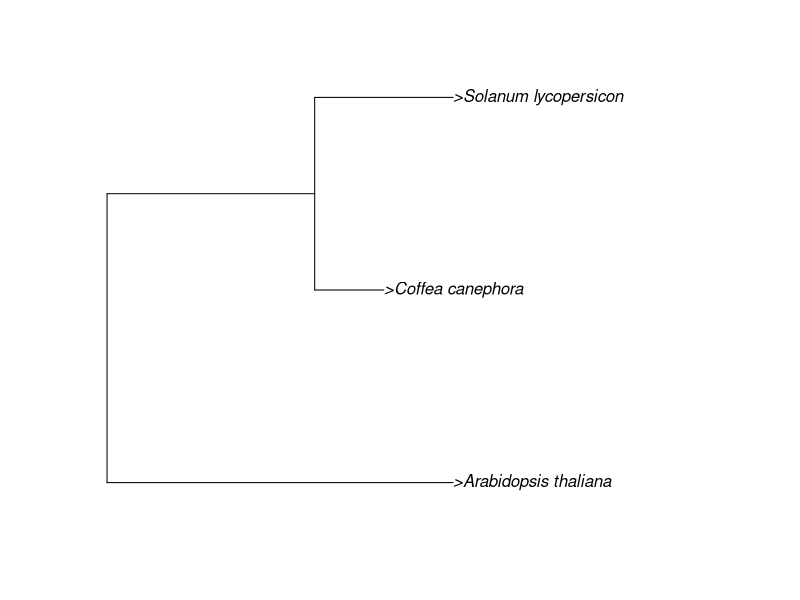
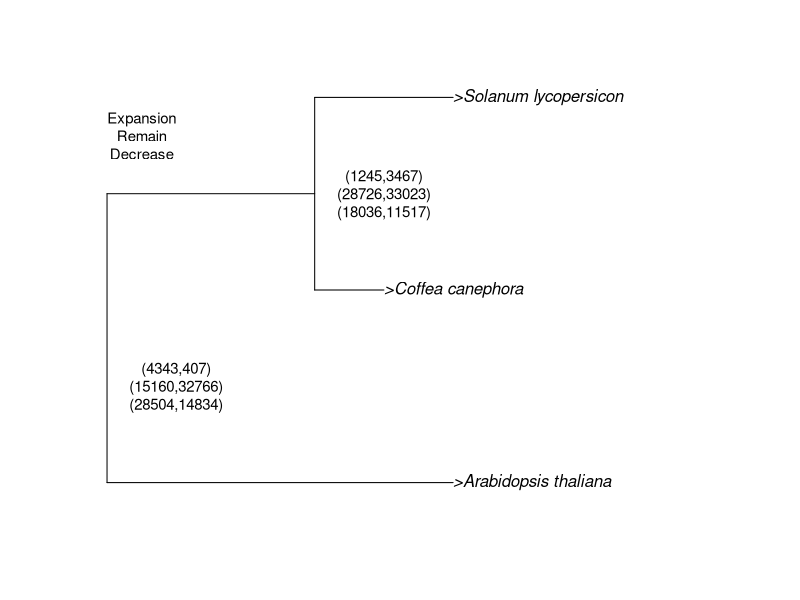
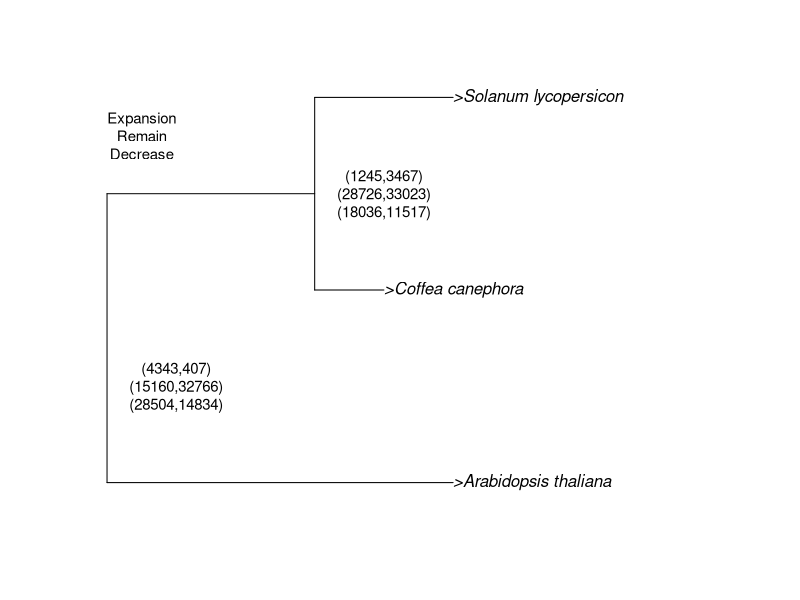
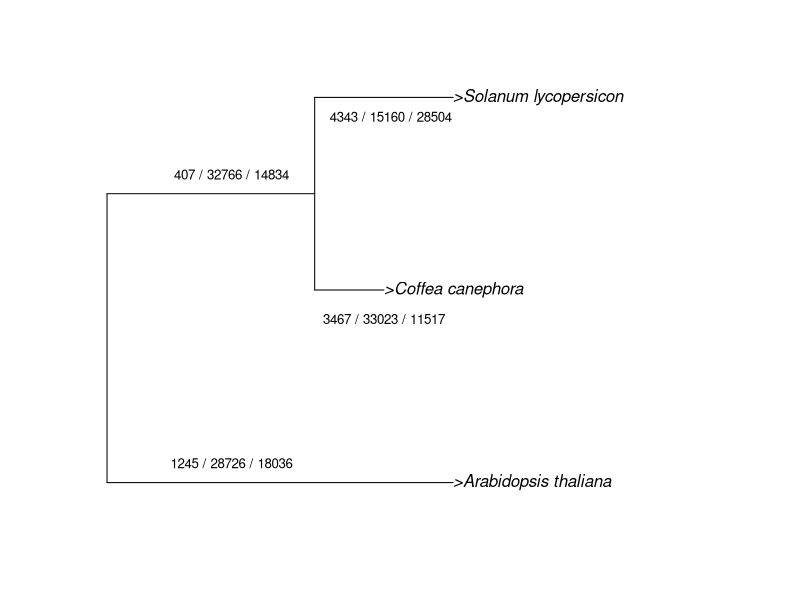

The R script that drew these images, in order:
setwd('/media/drozdovapb/big/Studies/bioinformaticsinstitute/bioinfo-lab-14/bi2014-coffea-canephora/Gene_clusters/')

library(ape)
library(phangorn)
?tree
plot


###
install.packages('ade4')
library(ade4)

tr <- read.tree(text="(>Arabidopsis_thaliana:5,(>Coffea_canephora:1,>Solanum_lycopersicon:2):3);")
plot(tr)

#CAFE results

## IDs of nodes:(>AT<0>,(>Cc<2>,>So<4>)<3>)<1>
# Output format for: ' Average Expansion', 'Expansions', 'No Change', 'Contractions', 
#and 'Branch-specific P-values' = (node ID, node ID): (0,3) (2,4) 
# Output format for 'Branch cutting P-values' and 'Likelihood Ratio Test': (0, 1, 2, 3, 4)
#Average Expansion:    (-0.449018,-0.311996)	(-0.341409,-0.150791)
#Expansion :	(4343,407)	(1245,3467)
#Remain :	(15160,32766)	(28726,33023)
#Decrease:	(28504,14834)	(18036,11517)

?text
png('tree.png', width=480, height=320)
plot(tr)
text(x=1, y=1.5, labels="(4343,407)\n(15160,32766)\n(28504,14834)", cex=.9)
text(x=4, y=2.5, labels="(1245,3467)\n(28726,33023)\n(18036,11517)", cex=.9)
text(x=0.5, y=2.8, labels="Expansion\nRemain\nDecrease", cex=.9)
dev.off()

plot(tr)
text(x=1, y=1.5, labels="(4343,407)\n(15160,32766)\n(28504,14834)", cex=.9)
text(x=4, y=2.5, labels="(1245,3467)\n(28726,33023)\n(18036,11517)", cex=.9)
text(x=0.5, y=2.8, labels="Expansion\nRemain\nDecrease", cex=.9)

png('tree.png', width=480, height=320)
plot(tr)
text(x=4.1, y=2.9, labels="4343 / 15160 / 28504", cex=.8)
text(x=4, y=1.85, labels="3467 / 33023 / 11517", cex=.8)
text(x=1.8, y=2.6, labels="407 / 32766 / 14834", cex=.8)
text(x=1.8, y=1.1, labels="1245 / 28726 / 18036", cex=.8)
dev.off()
